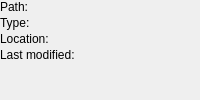
<?xml version="1.0" encoding="UTF-8"?>
<ui version="4.0">
 <class>Form</class>
 <widget class="QWidget" name="Form">
  <property name="windowTitle">
   <string>Form</string>
  </property>
  <layout class="QVBoxLayout" name="verticalLayout">
   <property name="spacing">
    <number>2</number>
   </property>
   <property name="margin">
    <number>0</number>
   </property>
   <item>
    <layout class="QFormLayout" name="formLayout">
     <item row="0" column="0">
      <widget class="QLabel" name="labelPath">
       <property name="text">
        <string>Path:</string>
       </property>
      </widget>
     </item>
     <item row="1" column="0">
      <widget class="QLabel" name="labelType">
       <property name="text">
        <string>Type:</string>
       </property>
      </widget>
     </item>
     <item row="2" column="0">
      <widget class="QLabel" name="labelLocation">
       <property name="text">
        <string>Location:</string>
       </property>
      </widget>
     </item>
     <item row="3" column="0">
      <widget class="QLabel" name="labelLastModified">
       <property name="text">
        <string>Last modified:</string>
       </property>
      </widget>
     </item>
     <item row="0" column="1">
      <widget class="QLabel" name="textLabelPath">
       <property name="text">
        <string/>
       </property>
      </widget>
     </item>
     <item row="1" column="1">
      <widget class="QLabel" name="textLabelType">
       <property name="text">
        <string/>
       </property>
      </widget>
     </item>
     <item row="2" column="1">
      <widget class="QLabel" name="textLabelLocation">
       <property name="text">
        <string/>
       </property>
      </widget>
     </item>
     <item row="3" column="1">
      <widget class="QLabel" name="textLabelLastModified">
       <property name="text">
        <string/>
       </property>
      </widget>
     </item>
    </layout>
   </item>
  </layout>
 </widget>
 <resources/>
 <connections/>
</ui>
